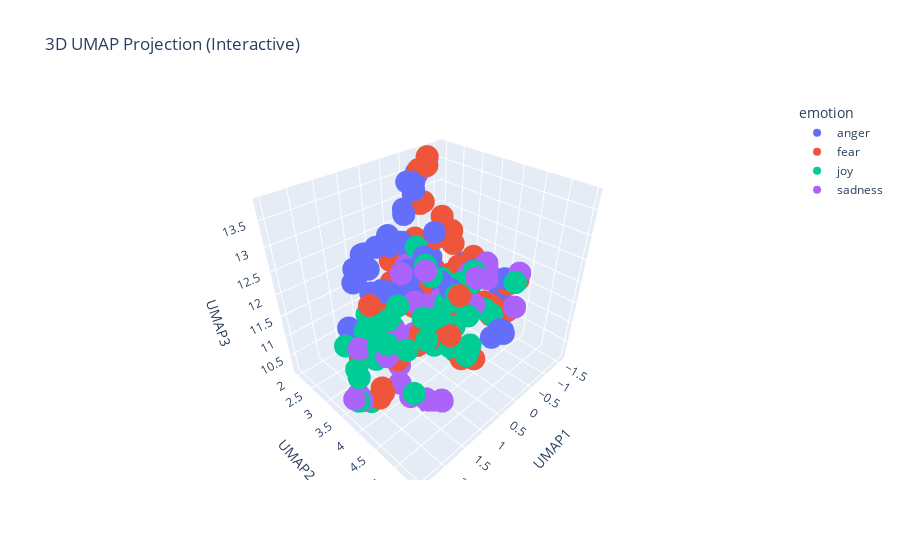

Notebook source saved alongside this figure:
### Markdown cell above
---
##### <a id='toc1_5_8_1_1_'></a>[**>>> Exercise 4 (Take home):**](#toc0_)

Apply UMAP to the same embeddings to reduce the dimensionality to 3D vectors and plot the 3D graph, discuss the differences and similarities with the 2D graph.

### Code cell
# Answer here
import pandas as pd
import numpy as np
import umap
import plotly.express as px
import matplotlib.pyplot as plt
from mpl_toolkits.mplot3d import Axes3D

# Load data
train_df_new = pd.read_pickle("./data/train_df_sample_embeddings.pkl")
test_df_new = pd.read_pickle("./data/test_df_sample_embeddings.pkl")

combined_df = pd.concat([train_df_new, test_df_new], ignore_index=True)
X_embeddings = np.array(combined_df['embeddings_values'].tolist())

# Apply UMAP for 3D
reducer_3d = umap.UMAP(n_components=3, metric='cosine', random_state=28)
embedding_3d = reducer_3d.fit_transform(X_embeddings)

df_plot_3d = pd.DataFrame(embedding_3d, columns=['UMAP1', 'UMAP2', 'UMAP3'])
df_plot_3d['emotion'] = combined_df['emotion']
df_plot_3d['intensity'] = combined_df['intensity']
df_plot_3d['text'] = combined_df['text']

# Interactive Plotly plot (works locally)
fig_3d = px.scatter_3d(
    df_plot_3d, x='UMAP1', y='UMAP2', z='UMAP3',
    color='emotion', hover_data=['text', 'intensity'],
    title='3D UMAP Projection (Interactive)'
)
fig_3d.show()

# Static matplotlib plot (shows on GitHub)
fig = plt.figure(figsize=(10, 8))
ax = fig.add_subplot(111, projection='3d')

colors = {'anger': 'red', 'fear': 'orange', 'joy': 'green', 'sadness': 'blue'}
for emotion in colors:
    mask = df_plot_3d['emotion'] == emotion
    ax.scatter(
        df_plot_3d[mask]['UMAP1'],
        df_plot_3d[mask]['UMAP2'],
        df_plot_3d[mask]['UMAP3'],
        c=colors[emotion], label=emotion, alpha=0.6, s=50
    )

ax.set_xlabel('UMAP1')
ax.set_ylabel('UMAP2')
ax.set_zlabel('UMAP3')
ax.set_title('3D UMAP Projection of Text Embeddings')
ax.legend()
plt.tight_layout()
plt.show()

# Discussion
print("""
COMPARISON: 2D vs 3D UMAP Visualization

Similarities:
- Both show overlapping emotion clusters
- No clear separation between emotion classes
- Similar distribution patterns for emotions

Differences:
- 3D provides extra dimension to explore cluster separation
- Can rotate 3D plot to find better viewing angles (in interactive mode)
- Some clusters may appear more separated in 3D
- 3D shows depth relationships not visible in 2D

Why clusters still overlap:
- Emotions aren't discrete – texts can be mixed (e.g., bittersweet)
- Similar language used for different emotions
- High-dimensional space (3072D) → 3D still loses information
- Emotion classification is inherently complex

Conclusion: 3D gives slightly more insight but still shows that emotion 
classification from text embeddings alone is challenging.
""")

### Figure 1 — Plotly figure (JSON) as saved in the notebook; plotly's stock layout.template omitted (floating-point values rounded to 4 significant figures)
{"data": [{"customdata": [["@DFSCare apparently you are to contact me. Sofas were meant to be delivered today. Old ones gone. Sitting on floor. No sofas! ", 0.583], ["I really really resent having to go to bed at a sensible hour, you guys. I WANT TO TALK TO MY PEOPLE.", 0.542], ["That way ur so angry you can literally feel ur blood boiling", 0.75], ["Spurs radio commentator referred to Mauricio Pochettino as 'MoPo' and I felt a sudden surge of rage.", 0.625], ["@LaraTheIrish &lt; feel everything. She would remember everything. Evanora hoped this would serve to fuel the creatures anger and run rabid &gt;", 0.479], ["When anger rises, think of the consequences. #quote #wisdom ", 0.333], ["When you break a record in #madden I wish it didn't say the same shit after every rush like you just broke the record. #shutupphilsimms", 0.812], ["Just paid for chicken at @panerabread and didn't even get any 😑😑😑 there goes 4 dollars and me as a customer #angry", 0.729], ["I believe women are more fiery because once a month they go through struggle and struggle is what develops a strong character.", 0.417], ["I'll happily be rude to people who personally insult me unprovoked, they deserve it 👍 Just as good people deserve respect", 0.521], ["Holding a grudge on someone will stop your blessings from God ,learn to forgive &amp; forget 🙏🏾", 0.375], ["@TDsNation i watch all your videos but i like madden better!", 0.333], ["I have 1000 rabid grizzly bears I'm going to scatter in neighborhoods all over America.\\n\\nThey're poor refugees!\\n\\n#InYourNeighborhoodNotDC", 0.646], ["Tonight's #DragRace #AllStars2 episode GAVE ME LIFE! Yaassss queens! #teamalaska #teamkatya  #bwahaha", 0.25], ["Wont use using @mothercareuk @Mothercarehelp again!! These guys cant get nothing right!! #fuming", 0.854], ["When you forget to mention you were bought dreamboys tickets 🙄😂 #raging", 0.458], ["How was Natalie one of the top three favorites?! #toofaced and #bitter 🙄", 0.667], ["I was going to say that Rooney is a shadow of his former self but I don't want to offend any shadows. #NTFCvMUFC", 0.396], ["@serendipity127_ @zombiecalorie @Angel_Eyes66 I'm sensing a theme here tho lol ", 0.271], ["I don't mean to offend anyone, but 93.7 literally blames everything on white people. In some cases it's true, but a lot of times, it's not", 0.458], ["@leesyatt you are a cruel, cruel man. #therewillbeblood ", 0.775], ["@Kim_is__bored exactly what I have been saying on fb.. ", 0.354], ["And she got all angry telling me 'but what would be doing a 40 year old guy looking for a girl like you' and I felt ", 0.458], ["So I wished my sis 12 midnight but received no reply from her. My 2nd sis JUST wished her, got a reply. You know who's the fav #offended", 0.479], ["@WWE is the live event Brock vs Orton 2 this Saturday on the WWE Network? If not it needs to be! :) #wwe @RandyOrton @HeymanHustle #revenge", 0.396], ["@DPD_UK I asked for my parcel to be delivered to a pick up store not my address  #poorcustomerservice", 0.625], ["@DouthatNYT @jbouie @DamonLinker Yes, it is bad to point out racism lest it provoke the racists.  Some racists do indeed not like it.", 0.542], ["@AudreyKare i'm like half expecting some rabid troll to come into my mentions accusing me of being a csa apologist or something lmao", 0.479], ["@Slippus @PureGym  yeah I received a fine today which I am furious about, currently appealing it after being a member for so long...", 0.646], ["If I spend more than £10 in shimmy on £1 drinks I'll be raging, but we all know it's gonna happen", 0.5], ["Nahhhhhh @konanplaydirty snap story has got me bussing up 😂😂😂😂😂😂😂😂😂😂😂😂😂😂", 0.417], ["Why does Candice constantly pout #GBBO 💄😒", 0.375], ["I don't get what point is made when reporting on Charlotte looting @CNNAshleigh. Why not explore what looting businesses symbolizes ", 0.438], ["I love my black people..... I really really do. But .... my people really do irritate the living hell outta me all cause I'm different. 😑", 0.604], ["@1VoiceMatters @MichaelTPremo just got wind of #MenForChoice and it doesn't infuriate me. Just makes me sad for the generation.", 0.438], ["Zero help from @ups customer service. Just pushing the buck back and forth and promising callbacks that don’t happen. #anger #loathing", 0.854], ["So my Indian Uber driver just called someone the N word. If I wasn't in a moving vehicle I'd have jumped out #disgusted ", 0.896], ["@danrafaelespn no Tyson fury beat the man who been at top for years Danny Garcia should be above Bradley pacquaio frampton", 0.479], ["@__NETFLIXNCHILL I fuck with madden way harder", 0.521], ["Anger, resentment, and hatred are the destroyer of your fortune today.", 0.396], ["@pbhushan1 @IndianExpress so in your opinion is this the worst delhi govt? #acrid #bitter #hypocrisy", 0.708], ["@LiamCannon1 He's just too raging to type properly... Ha ha!", 0.375], ["For the first time in my madden career I just set up a farm account. Should make MOTM much easier", 0.271], ["Just joined #pottermore and was sorted into HUFFLEPUFF 😡😡😡 ", 0.438], ["@huwellwell One chosen by the CLP members! MP seats are not for people to dole out to their mates, we elect candidates. #fuming", 0.682], ["The rage has died down.", 0.438], ["@reluctantnicko Don't ask, you don't get. Apologies if I've offended you. All due respect Alan, I think you've been fed duff info.", 0.427], ["Note to self ~ Stop laughing at things that offend you, it's ok to get mad at people \\n#NoteToSelf #offended #mad #upset", 0.542]], "hovertemplate": "emotion=anger<br>UMAP1=%{x}<br>UMAP2=%{y}<br>UMAP3=%{z}<br>text=%{customdata[0]}<br>intensity=%{customdata[1]}<extra></extra>", "legendgroup": "anger", "marker": {"color": "#636efa", "symbol": "circle"}, "mode": "markers", "name": "anger", "scene": "scene", "showlegend": true, "type": "scatter3d", "x": [-0.6936, 0.8324, 1.034, 0.38, 0.9054, 1.177, -0.5118, -0.5542, 1.38, 0.7857, 1.778, -0.3068, -0.8502, 1.314, -0.4569, 0.7754, 0.2603, -0.9032, 0.5346, -0.3128, -0.1426, 0.2801, 1.152, 1.137, -1.256, -0.5182, -1.001, 0.03663, -0.4285, 0.1079, 0.7441, 0.4887, -1.485, 0.5804, -0.1753, -0.6597, -0.8157, -1.071, -0.2081, 1.103, -0.5615, 0.5813, -0.3496, -0.1462, 0.02401, 1.089, -0.3023, 1.097], "y": [2.125, 3.153, 2.461, 2.41, 2.691, 2.302, 4.728, 2.187, 2.521, 2.618, 2.804, 4.792, 2.201, 4.962, 2.271, 2.947, 3.057, 4.376, 4.025, 2.068, 2.635, 3.853, 2.737, 2.984, 4.058, 2.02, 2.225, 3.465, 2.317, 3.435, 3.813, 3.087, 2.826, 2.596, 3.411, 2.04, 1.953, 4.226, 4.691, 2.203, 2.213, 3.052, 4.859, 2.31, 2.509, 2.472, 4.081, 2.671], "z": [13.51, 11.85, 12.47, 12.6, 12.66, 12.13, 11.01, 13.37, 12.01, 11.59, 11.3, 11.2, 10.97, 13.04, 13.18, 12.74, 11.68, 11.9, 12.35, 11.49, 11.64, 12.06, 12.31, 11.72, 11.22, 13.33, 11.43, 11.96, 13.28, 12.95, 12.87, 12.14, 11.33, 11.08, 10.98, 13.35, 11.45, 11.16, 11.01, 11.79, 11.27, 12.78, 11.12, 12.95, 12.96, 12.48, 12.24, 11.71]}, {"customdata": [["@komaebun He just has that way of thinking, he wants absolute hope born from absolute despair.", 0.583], ["@saltmage I find it less daunting if I know one person at least!", 0.521], ["@NFYFC @Wilkster_ hmm, don't know many yf  who are short on confidence! Wish I'd been one, #shy", 0.562], ["if anyone spoils any of my fucking shows I will haunt you in the afterlife so help me god", 0.451], ["@Aliki111 Haters!!! You are low in self worth. Self righteous in your delusions. You cower at the thought of change. Change is inevitable.", 0.562], ["@Mickeyplyler @QualkTalk the refs are in GT's favor tonight. ", 0.354], ["@rsdeepsea @BreitbartNews If 3 people are in a country of 300 million - you are going to RUIN the whole country over 3 people? #fear", 0.75], ["@dfkm1970 @tomddumba the struggle is real. Whoa! I worry for the younger generation 💔", 0.66], ["I had a dream that I dropped my iPhone 7 and it broke T_T #cry #iPhone7 ", 0.833], ["I am beyond mad that I lost track of a brown spider in my brown carpet. Where did you go? 🕷 will be sneaking up on me #frightened", 0.875], ["@GroundSwellCLE @ClevelandCNBC @KingJames @mavcarter @SpringHillEnt @boughb #revitalize #ClevelandHustles #daunting task, #hustle", 0.354], ["There's always that one song which makes you turn of the radio, as you'd rather sit in silence 😡 ", 0.375], ["@UCSMindfulness thank u so much! we just finished another #mindfulness film called #release about #anxiety - plz share!", 0.375], ["@Mickeyplyler @QualkTalk the refs are in GT's favor tonight. #terrible", 0.312], ["Sounds like Donald Trump has spent today just making extra, extra sure he'd get those frightened white, conservative, racist votes.", 0.625], ["@sandym709  regardless, lets say he has a permit. The permit doesn't excuse or allow him to threaten an officer(expressed or implied)w/ it.", 0.423], ["#ntfc mourinho is worried,  bringing Ibra  and Rushford on. ", 0.5], ["Cosplaying properly for the first time on Saturday! Pretty nervous..", 0.896], ["I'm afraid she's the goat you libeling people? #afraid #goat #libeling", 0.698], ["Don't forget 2 test yr #smoke #alarm, #carbon #monoxide #detector #batteries. It could save your #life. 🐈🐩 #Lovinleeds", 0.417], ["@LonelyGoomba UK cops have an issue fearing intervention. Hence situations like Rotherham. So of course it'll be dwarfed by US cops.", 0.562], ["@MiSSLiNDZO no. 😭 the last two we were out-bidded. So we got kinda discouraged so now we are taking our sweet time. The market is stupid tho", 0.417], ["He: u r beautiful\\nShe:i hve a bf\\n\\nSame as \\n\\n#India :u guys r #terrorist\\n#Pak:we have #nuclear #missiles.\\n\\n#IndianArmy #terror", 0.562], ["If you truly want more of God in your life, it requires letting go of some of the old things, to allow new things to flourish. #stop #start", 0.271], ["im like 'this is better' in the moment cuz i panic and then later its so obviously not better. at every opportunity i choose to make it seem", 0.729], ["We can't stop racism overnight. Nor gun violence. Nor terrorism. But we CAN literally stop Trump overnight. So, like, let's? #ImWithHer", 0.521], ["I just deleted my save file trying to load it up. Now I have to start. All. Over. Again. I am going to freaking kill someone. Pray for me.", 0.82], ["#terror @sjdonghaev i love you", 0.292], ["I'm such a shy girl🙄", 0.583], ["@bumbleb33tuna door and cleared his throat, trying to dispel any nervousness he had left.", 0.479], ["It's never the end / When the moment is dire. / A small spark of hope / Can relight a new fire.", 0.396], ["Why is it when you nap during the day you are so comfortable but sleeping at night you'll never be as comfortable ", 0.375], ["Check out @VovimPrgel - From Scotland #gamer #YouTuber #vlogger #designer #animator #artist. TY for following The Wake #horror #horrorfilm", 0.396], ["@Markgatiss I'm surrounded by those Trump voters. You're right, it is fucking terrifying. #redstate ", 0.854], ["Swear to God don't get a smart meter from your power company, 8 months of daft bills, 6 visits from British Gas  #stressed", 0.625], ["If purging was real, Kenya would be the country where the elite purge from choppers while the low-class cower under their beds for 12 hours", 0.583], ["Georgia Tech's Secondary is as soft as a marshmallow. ", 0.125], ["#Charlotte's #young &amp; #restless; I applaud ur fire bt always b respectful of authority, police, elders, parents. Violence, not the way 🙏🏽✌🏽️", 0.438], ["@lindseylouwho_ be nice if the Texans could hold onto the ball to give fuller and Hopkins a chance!!!  #TNF", 0.229], ["@GMModular @goldmedalindia  horrible experience with a company like this #goldmedal #horrible sales person #wrong commitments#wrongproduct", 0.542], ["@StephenKing\\n\\nStephen King never once spoke out about how the Left crushes #FreeSpeech in publishing world.\\n\\n#Trump #horror #scifi #ccot #p2", 0.542], ["@ntfc watched the cobblers loads this season how is gorre a pro footballler terrible", 0.271], ["I am in #shock and #awe and the places my #toddler manages to get his dinner.", 0.438], ["@KarenL109 replace the carpet!! #shocking !!!!", 0.562], ["A shy failure is nobler than an immodest success.", 0.333], ["It's not always how you #start it's how you #FINISH", 0.188], ["@rkuuleiq Fear is best/beast product of God/s. :) #aTheism #theism #biBle #afraid #christianity #hell #heaven #purgatory #psychology #jesus", 0.417], ["@Miami4Trump Yeah, but bad part is the #terrorism #terror Muslims won't be the ones leaving #ObamaLegacy #nationalsecurity #disaster #Obama", 0.63], ["@jjskeffington @foodbelfast I dread to think!", 0.583], ["a #monster is only a #monster if you view him through ", 0.438], ["@SusannahSpot I could pop round ", 0.25], ["@TheDappaMc also £2.50 for a chocolate Feast ice lolly.. proper shocking 😩", 0.438], ["I have been seeing terrible terrible prescriptions this week. What's going on?", 0.438], ["Having a terrific Tuesday? Crush it today with the Power of 4. Treat your internet like Pizza =D \\n#PowerOf4", 0.25], ["Whatt a trailerrrr !!! @karanjohar @AnushkaSharma #RanbirKapoor #AishwaryaRaiBachchan i am COMPLETELY BLOWN !! #awestruck #longingformore", 0.417], ["So about 18mths ago i signed up to @Lumo_Energy for their @VirginAustralia / Velocity FF deal. 18 months in still no FF points ", 0.271], ["Thanks for ripping me off again #Luthansa €400 not enough for a one way flight to man from Frk then €30 for a bag then free at gate ", 0.375], ["There goes the butterflies in my stomach.  #anxietyproblems", 0.702], ["Came in to work today 1.5 hours late.1st thing I hear: 'Ma'am,the big boss has been waiting for you in his office.' #panic #hateBeingLate 😩😪", 0.896], ["Why upping rooms makes a few apprehend leaving out charcoal ownership: UnZU", 0.396], ["On @Varneyco/@FoxBusiness to talk latest on #Chelsea Bombing + #Ahmad_Khan_Rahami's trips to #Afghanistan/#Pakistan #tcot ", 0.604], ["@mikefreemanNFL \\nIsn't OBrien supposed to be some sort of offensive genius #awful", 0.479], ["Staff on @ryainair FR1005. Asked for info and told to look online. You get what you pay for. #Ryanair @STN_Airport #Compensation ", 0.312], ["Honestly, there are some awful people on the internet... smh...", 0.542]], "hovertemplate": "emotion=fear<br>UMAP1=%{x}<br>UMAP2=%{y}<br>UMAP3=%{z}<br>text=%{customdata[0]}<br>intensity=%{customdata[1]}<extra></extra>", "legendgroup": "fear", "marker": {"color": "#EF553B", "symbol": "circle"}, "mode": "markers", "name": "fear", "scene": "scene", "showlegend": true, "type": "scatter3d", "x": [1.917, 0.8791, 0.4752, 0.4802, 0.2051, -0.6571, -0.7102, -0.4796, 0.6054, -0.02718, -1.229, 0.1504, 1.289, -0.6929, -1.074, -1.086, -1.175, 1.089, -0.3499, -0.6875, -0.862, 0.6781, -0.2609, 1.86, 1.807, -1.145, 0.6938, -0.1968, 1.303, 1.128, 1.99, 1.653, 1.295, -0.8835, -0.4811, -0.7733, -0.6814, -1.414, -0.8464, -0.6488, -1.114, -1.114, 0.01466, -0.2883, 1.696, 1.821, -0.2443, -0.9329, -0.3856, 0.09211, 0.6258, -0.4431, -0.1031, 1.653, 1.358, -0.7453, -0.8461, 1.263, 1.407, 0.8358, -1.289, -0.8358, -0.9692, 0.03586], "y": [3.887, 4.408, 4.469, 2.56, 2.299, 4.389, 2.19, 3.295, 3.544, 2.758, 3.237, 2.164, 5.208, 4.081, 2.116, 3.007, 4.507, 4.33, 2.002, 3.134, 2.94, 3.263, 2.341, 3.202, 3.906, 2.191, 2.61, 2.154, 4.243, 4.095, 3.896, 3.374, 5.465, 2.113, 2.534, 2.042, 4.278, 3.144, 4.556, 2.263, 2.389, 4.321, 3.276, 3.071, 4.117, 3.788, 2.036, 2.493, 3.454, 2.076, 4.509, 3.095, 3.524, 5.283, 5.177, 2.133, 2.27, 4.156, 3.407, 3.607, 2.91, 4.15, 2.155, 3.264], "z": [10.6, 11.73, 11.89, 11.61, 11.2, 11.21, 10.75, 11.53, 11.02, 12.52, 11.58, 11.82, 11.8, 11.29, 11.1, 11.5, 11.8, 11.56, 10.69, 12.58, 11.36, 11.56, 10.8, 10.83, 11.45, 11.03, 11.43, 10.71, 11.54, 11.54, 10.39, 12.08, 11.97, 10.77, 13.07, 11.01, 11.06, 11.67, 11.23, 12.89, 10.69, 11.63, 12.72, 12.54, 11.31, 10.32, 10.62, 10.67, 12.53, 10.7, 12.26, 12.96, 11.55, 12.55, 13.06, 13.56, 13.66, 11.39, 11.76, 11.74, 10.86, 11.17, 13.78, 11.72]}, {"customdata": [["f breezy", 0.208], ["@BbeautifulSoul_ u always gotta attitude tho ... 😕 cheer up", 0.188], ["@dressenn @amerson6562 @RosaTrunk @iam_spl_ @michaelk487 @Silau25 \\nGA🙋 Have a joyful day", 0.68], ["felt a bit shit getting a very high blood sugar then i remembered it's my first one above 15 this week which is incredible for me! #happy", 0.604], ["@KMunie7 @KaranEsch Helluva lot more animated than they were for the actual game &gt;.&lt;", 0.327], ["When your rewatching glee and break down in tears all over again. 😭😢 #glee", 0.375], ["god, Facebook's design has started to remind me of MySpace in its heyday", 0.25], ["The point of living, and being an optimist, is to be foolish enough to believe the best is yet to come' - Peter Ustinov #optimism #quote", 0.36], ["@OilersFanSean yup I feel dirty cheering", 0.44], ["@LFScott57 Miss Cookie sends her thanks! She's not as spry as she used to be - like me! She doesn't have the adventures the young pups do!", 0.6], ["@scdesc Yup. And Val basically ignoring the recipe. I'm just done. I keep bursting into laughter x", 0.646], ["All the fans wanted Man Utd at home in the next round...\\nAre you cheering for Northampton or Man Utd right now?\\n#lufc", 0.292], ["Lmboo , using my nephew for meme #hilarious", 0.654], ["My boss likes to stand in my office &amp; smile at me like a shark: maliciously gleeful, and ask me how am I as if I have a secret to tell her.", 0.396], ["listening to the Oblivion score, drinking coffee, researching for new sci-fi animated project.", 0.288], ["@RealestCastiel just sitting close to him for an extended period of time was exhilarating because he's so beautiful and lively lol", 0.72], ["I just heard the most incredibly transcendent song ever &amp; now I feel high &amp; fucked up yet joyful &amp; I will never be the same", 0.607], ["@bijayjanand\\nIt's not just a treat for viewers to watch u as janak, it's simply a treat for our soul, mind, thoughts. #hearty respect 🙏🙏", 0.5], ["Doesn't it just suck when you're so real to someone and try to exhilarate every ounce out of them to only see that they're not down", 0.279], ["I'm a cheery ghost.", 0.58], ["What an exhilarating last minute of overtime #WCH2016", 0.68], ["talk about a mood pickup i went from depressed to elated so fast", 0.56], ["@DorH84607784 Oh FANTASTIC, I bet it was super exhilarating  🤗😍", 0.84], ["Relive Vegas' heyday with Rat Pack tribute", 0.48], ["Watch this amazing live.ly broadcast by @broitzmax #lively #musically", 0.48], [".@Harry_Styles I hope you never go a day without something to make you smile. You deserve all good things. Please follow me?\\n❤️💛💚💙💜\\n311,553", 0.6], ["Misery loves company. The church ought to be a place where it finds none.\\n-Pastor Kris Theobald #joy ", 0.24], ["Inquiries into alleged abuses by UK troops in Afghanistan and Iraq and data suggesting a buoyant post-Brexit economy makes the front pages.", 0.16], ["@stackee Charlie attempted to suffocate me with a cushion for cheering so much at the great news 😂😂", 0.729], ["tfw you're en-route to your future :) !! @HUCJIR i'm coming for ya! #openhouse #futurecantor  #NYCletsgo", 0.56], ["i'm doing laundry and watching that 70's show with a bunch of strangers. #happy #birthday #to #me", 0.438], ["@finkowska @PigletParker they happen. I expect your thumbs were all over the place in glee, interpreting my double negative.", 0.375], ["Catering channel's at the height technics hearty enjoyment symptomatize: vrlfEyrN", 0.542], ["@alpuzz Ah, but once I got it to work, there was much rejoicing! Lol thanks will get it to do taht now.", 0.812], ["@CNN &amp; @donlemon must be rejoicing ovet #Charlotte protests. \\n#NorthCarolina", 0.28], ["promise of restoration to the nation of israel...'everywhere you look blessing '..barns/wine overflow.Everything beautiful  #do_u_see", 0.56], ["@PhilGlutting Hey There Phil Glutting thank you for following us, it's appreciated :) ", 0.646], ["Chris would take full responsibility and would want us all to rejoice in the memories we all had with him.", 0.28], ["A cheerful heart is good medicine, but a broken spirit saps a person's strength.' {Proverbs 17:22} #WednesdayWisdom", 0.292], ["@PhilGlutting Hey There Phil Glutting thank you for following us, it's appreciated :) #smile", 0.76], ["@Gronnhair @buryprofs @DittoBistro it was indeed lovely and the team were incredibly attentive and on the ball. Cheese was a lively gesture!", 0.646], ["TheNiceBot: IndyMN I thought the holidays could not get any more cheerful, and then I met you. #TheNiceBot #الخفجي", 0.769], ["Each day is what you make of it! #goals #challenges #business #goals   #success #photographer #photography #ThursdayThoughts", 0.604], ["@tomlinmayniac starting my new challenge ! A glee poll every day !", 0.625], ["It feels good to get outside for a minute and get some fresh air.  It's hard to stay cooped up inside all day ", 0.58]], "hovertemplate": "emotion=joy<br>UMAP1=%{x}<br>UMAP2=%{y}<br>UMAP3=%{z}<br>text=%{customdata[0]}<br>intensity=%{customdata[1]}<extra></extra>", "legendgroup": "joy", "marker": {"color": "#00cc96", "symbol": "circle"}, "mode": "markers", "name": "joy", "scene": "scene", "showlegend": true, "type": "scatter3d", "x": [2.189, 1.252, 1.618, 1.875, -0.06647, 0.6784, 0.3263, 2.422, -0.5086, 1.046, 0.8008, -0.9576, 0.5446, 1.706, 2.223, 1.665, 1.764, 1.391, 0.9469, 2.261, 1.308, 2.119, 1.443, 0.3022, 2.057, 1.425, 2.352, -1.287, 1.081, 1.15, 1.651, 0.1772, 1.779, 1.304, -1.558, 2.042, 1.403, 1.587, 2.405, 1.425, 1.291, 1.798, 2.116, 0.5255, 2.182], "y": [4.494, 3.177, 5.268, 4.185, 4.579, 4.001, 3.86, 3.854, 4.421, 4.815, 3.906, 4.595, 3.409, 3.348, 4.298, 4.737, 4.273, 5.452, 3.12, 4.267, 5.073, 4.111, 4.991, 4.563, 4.79, 5.423, 3.851, 3.218, 4.33, 4.931, 3.881, 4.164, 4.996, 4.725, 2.991, 3.039, 5.429, 4.394, 3.893, 5.409, 5.299, 4.95, 3.789, 4.419, 3.936], "z": [12.21, 11.26, 12.3, 12.36, 11.71, 10.92, 12.23, 10.62, 11.26, 12.08, 12.76, 11.89, 12.81, 11.89, 12.07, 12.57, 12.61, 12.31, 11.0, 11.81, 12.99, 12.18, 12.88, 12.71, 12.21, 12.1, 11.16, 11.02, 12.86, 12.72, 12.04, 12.22, 12.72, 12.39, 11.43, 11.16, 12.17, 10.59, 11.42, 12.14, 12.72, 12.35, 10.31, 10.94, 12.14]}, {"customdata": [["@duncantrussell does Remo Williams ever actually 'save' anyone or does he just sulk around killing random undesirables ?", 0.396], ["Absolutely can not believe the generosity pouring out for us, but Id give everything I have for Nick to be healthy and happy. #lost", 0.542], ["@British_Airways just came of BA6426 at @ortambo_int at least 6 passengers with broken bags. This was a new suitcase. #unhappy customer", 0.729], ["@chelseafc let them know it's the #blues", 0.521], ["Patti seems so sad. She stamped and ran behind the sofa. We will have to give her plenty of love and affection...more than usual. ", 0.562], ["@rockcock64 cum and despair", 0.729], ["So @JeffProbst those of us born in 85 have no generation! Where is the gen-less tribe! Ha! #survivor #lost soles", 0.354], ["i stopped watching gotham cause they dropped off tabitha and barb's relationship and made her pine after the main", 0.461], ["i can't take u #serious unless u use #emojis", 0.271], ["@patthemanager how could I work with @chancetherapper . ? #serious", 0.354], ["Well my evaluation came back and i am minimally effective. Student test scores on the PARCC sunk my eval. it's time for me to quit teaching", 0.812], ["Trying to take what's lost and broken and make it right", 0.542], ["Mixed emotions. #sadness #anxietymaybe #missingfriends #growingupsucks #lostfriends #wheresthetruefriends #complications", 0.667], ["Liam is too distant makes me mourn 😪", 0.646], ["Life's too short to be frowning for so long", 0.396], ["@TweeriaLee A stumbling block to the pessimist is a stepping stone to the optimist.", 0.271], ["The #pessimist complains about the wind; the #optimist expects it to change; the realist adjusts the sails.' - William Arthur Ward\\n#IGNITE", 0.271], ["@el_tityboi bc it's a gloomy day Tony", 0.625], ["@JamesWickham Congratulations!  My top home-owning tip: try not to look at your mortgage balance too often.  The slowness will depress you.", 0.562], ["@TxDMV @ArkansasBBB i filled out the report on #baitswitch by @Carvana lets go get them fines levied. #badbusiness #honoryourdeal #unhappy", 0.542], ["The moment of the day when you have to start to plaster a smile in your face. #depression", 0.854], ["A Leopard never changes its spots! #lost", 0.396], ["Just wish I was appreciated for all I do! When is it my turn to be taken care of!! I want a break!! #tired ", 0.771], ["@Hails_Berry8 @sajedhariri23 varsity pine riding", 0.208], ["MY CAR IS DENTED FROM THE HAIL sad", 0.688], ["gloomy weather puts me in the best mood", 0.271], ["#RIPKara i could have seen her at a local mall or any school football games. im disheartened", 0.646], ["@laureeenwillam can't cope wi her sour face and tiny pout 😡😡", 0.625], ["@jccrocker #CharlotteProtest do u #wait 4 the facts #video or do u #hate now ask questions later  #protest #PoliceShootings #suggestions", 0.479], ["Nothings #Working-you're feeling your life's on The Edge_Could go either way #lost all reason for #Living-JesusChristHealsSavesASK #fatloss", 0.562], ["@TheRandomAnt @meg_m203 yeah, they figured that ornaments are way more wanted than spektar and desolate gear. Well they thought right.", 0.354], ["Guys! Read my #fanfiction if you like #lost and #housemd I have one of each #tvshow -link in bio!", 0.188], ["The American Idiot record turns twelve today it changed my preppy middle school heart into a desolate punk rock desert I am forever grateful", 0.271], ["@MendipHillsAONB do we think the swallows and swifts have gone? Photo'd 3 nights ago, not seen since.  #Autumn", 0.354], ["I'm honestly upset that they rewarded Nicole 500k. #depressing #paulwasrobbed #rewardhardwork #bitterjury #bb18", 0.667], ["@GolfStrat out of Rory starts. What would your B group look like w/o him? Hideki and Walker, and throw Reed or Knox on the pine?", 0.343], ["@kayleighmcenany  @DonaldJTrumpJr Is that really all you can offer for those who sacrifice daily to keep you safe...? @kayleighmcenany ", 0.375], ["@KeithOlbermann depressing how despicable Trump, with no policies, campaigning on bigotry &amp; rancour can be so close, evil immoral disaster", 0.708], ["Folk Band 'Thistle Down' will be replaced by 'The Paul Edwards Quartet' at Laurel Bank Park Sat 24 11am - 3pm due to ill health #jazz #blues", 0.417], ["@CovinoandRich just heard back2back,  guess that's why they call it the blues &amp; she's got the look, but I can only sing tickle sacks version", 0.375], ["A pessimist is someone who, when opportunity knocks, complains about the noise #mikeshumor", 0.188], ["@kayleighmcenany  @DonaldJTrumpJr Is that really all you can offer for those who sacrifice daily to keep you safe...? @kayleighmcenany #sad", 0.625], ["Folk Band 'Thistle Down' will be replaced by 'The Paul Edwards Quartet' at Laurel Bank Park Sat 24 11am - 3pm due to ill health #jazz ", 0.271]], "hovertemplate": "emotion=sadness<br>UMAP1=%{x}<br>UMAP2=%{y}<br>UMAP3=%{z}<br>text=%{customdata[0]}<br>intensity=%{customdata[1]}<extra></extra>", "legendgroup": "sadness", "marker": {"color": "#ab63fa", "symbol": "circle"}, "mode": "markers", "name": "sadness", "scene": "scene", "showlegend": true, "type": "scatter3d", "x": [-0.2841, 1.423, -0.9188, -1.122, 1.25, 1.357, 1.139, 0.8567, 0.6939, -0.6822, -0.1231, 1.568, 1.391, 0.8101, 2.217, 2.349, 2.315, 2.229, 1.06, -0.6918, 2.042, 1.289, 1.056, 1.194, 0.4307, 2.41, 0.3847, 0.3169, -1.583, 1.476, 0.06536, 1.16, 1.46, -0.126, 0.1925, -0.924, -0.8044, -1.109, -0.05092, 0.3198, 2.482, -0.637, -0.1033], "y": [2.834, 4.527, 2.168, 4.562, 3.56, 3.741, 4.659, 3.562, 3.135, 3.644, 3.448, 4.272, 3.876, 3.549, 3.915, 3.753, 3.799, 4.517, 4.519, 2.132, 3.704, 4.51, 3.291, 4.314, 3.616, 4.048, 3.745, 2.86, 2.963, 3.87, 4.417, 4.69, 4.331, 4.53, 3.218, 4.67, 2.634, 2.299, 4.566, 4.641, 3.823, 2.756, 4.511], "z": [11.46, 10.42, 13.6, 12.02, 11.34, 10.68, 10.26, 10.83, 12.18, 11.79, 11.34, 10.39, 11.18, 11.02, 11.86, 10.65, 10.5, 12.01, 12.5, 13.48, 11.68, 10.16, 10.93, 13.01, 10.85, 11.99, 10.87, 12.08, 11.44, 10.38, 11.8, 10.28, 12.55, 12.34, 11.21, 11.35, 10.95, 10.77, 12.62, 12.62, 10.7, 10.83, 12.68]}], "layout": {"legend": {"title": {"text": "emotion"}, "tracegroupgap": 0}, "scene": {"domain": {"x": [0, 1], "y": [0, 1]}, "xaxis": {"title": {"text": "UMAP1"}}, "yaxis": {"title": {"text": "UMAP2"}}, "zaxis": {"title": {"text": "UMAP3"}}}, "title": {"text": "3D UMAP Projection (Interactive)"}}}
